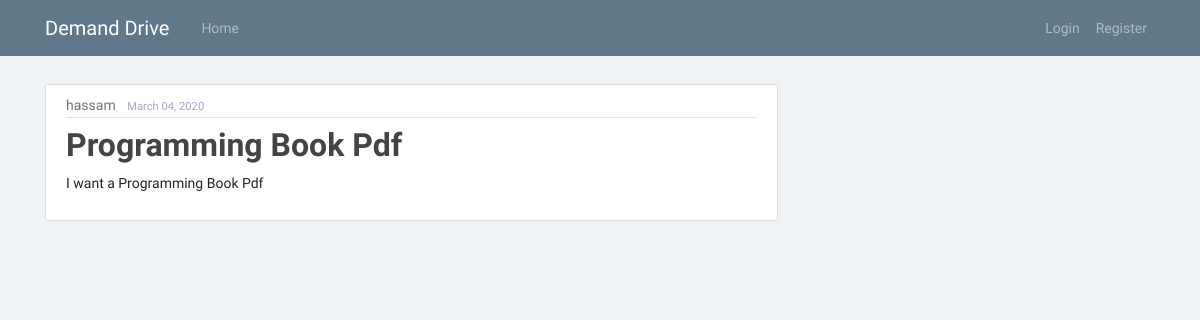
The app's page /demand/2/ with its own data.
### website/models.py (models this page shows, shortened)
class Demand(models.Model):
    title = models.CharField(max_length=100)
    content = models.TextField()
    date_posted = models.DateTimeField(default=timezone.now)
    author = models.ForeignKey(User, on_delete=models.CASCADE)

### website/views.py (the view)
# urls.py: path('demand/<int:pk>/', web_views.DemandDetailView.as_view(), name='demand-detail'),
class DemandDetailView(DetailView):
    model = Demand

### website/templates/website/demand_detail.html (shortened to what this page needs)
{% extends "website/base.html" %}
{% block content %}
  <article class="media content-section">
     <div class="media-body">
      <div class="article-metadata">
        <a class="mr-2" href="#">{{ object.author }}</a>
        <small class="text-muted">{{ object.date_posted|date:"F d, Y" }}</small>
      </div>
      <h2 class="article-title">{{ object.title }}</h2>
      <p class="article-content">{{ object.content }}</p>
    </div>
  </article>
{% endblock content %}

### website/static/website/main.css (style rules this page uses)
body { background: #fafafa; color: #333333; margin-top: 5rem; }
h1, h2, h3, h4, h5, h6 { color: #444444; }
.content-section { background: #ffffff; padding: 10px 20px; border: 1px solid #dddddd; border-radius: 3px; margin-bottom: 20px; }
.article-title { color: #444444; }
.article-content { white-space: pre-line; }
.article-metadata { padding-bottom: 1px; margin-bottom: 4px; border-bottom: 1px solid #e3e3e3 }

### website/static/website/assets/css/style.css (style rules this page uses)
body { background: #eff3f6; font-family: "Work Sans", sans-serif; margin: 0; font-size: 14px; }
html { overflow-x: hidden; position: relative; min-height: 100%; background: #eff3f6; }
h1, h2, h3, h4, h5, h6 { margin: 10px 0; font-weight: 600; }
h2 { line-height: 35px; }
* { outline: none !important; }
a { color: #6c757d; }
.text-muted { color: #a1a7cc !important; }
body { padding-bottom: 65px; }

### records on screen
Demand: author "hassam", date_posted "March 04, 2020", title "Programming Book Pdf", content "I want a Programming Book Pdf"
